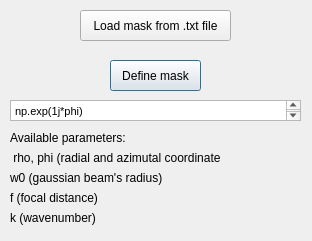
<?xml version="1.0" encoding="UTF-8"?>
<ui version="4.0">
 <class>Dialog</class>
 <widget class="QDialog" name="Dialog">
  <property name="geometry">
   <rect>
    <x>0</x>
    <y>0</y>
    <width>312</width>
    <height>241</height>
   </rect>
  </property>
  <property name="windowTitle">
   <string>Define mask</string>
  </property>
  <widget class="QLabel" name="label_2">
   <property name="geometry">
    <rect>
     <x>10</x>
     <y>150</y>
     <width>211</width>
     <height>16</height>
    </rect>
   </property>
   <property name="text">
    <string> rho, phi (radial and azimutal coordinates)</string>
   </property>
  </widget>
  <widget class="QLabel" name="label_3">
   <property name="geometry">
    <rect>
     <x>10</x>
     <y>130</y>
     <width>161</width>
     <height>16</height>
    </rect>
   </property>
   <property name="text">
    <string>Available parameters:</string>
   </property>
  </widget>
  <widget class="QLabel" name="label_4">
   <property name="geometry">
    <rect>
     <x>10</x>
     <y>170</y>
     <width>181</width>
     <height>16</height>
    </rect>
   </property>
   <property name="text">
    <string>w0 (gaussian beam's radius)</string>
   </property>
  </widget>
  <widget class="QLabel" name="label_5">
   <property name="geometry">
    <rect>
     <x>10</x>
     <y>190</y>
     <width>131</width>
     <height>16</height>
    </rect>
   </property>
   <property name="text">
    <string>f (focal distance)</string>
   </property>
  </widget>
  <widget class="QLabel" name="label_6">
   <property name="geometry">
    <rect>
     <x>10</x>
     <y>210</y>
     <width>101</width>
     <height>16</height>
    </rect>
   </property>
   <property name="text">
    <string>k (wavenumber)</string>
   </property>
  </widget>
  <widget class="QTextEdit" name="textEdit">
   <property name="geometry">
    <rect>
     <x>10</x>
     <y>100</y>
     <width>291</width>
     <height>21</height>
    </rect>
   </property>
   <property name="html">
    <string>&lt;!DOCTYPE HTML PUBLIC &quot;-//W3C//DTD HTML 4.0//EN&quot; &quot;http://www.w3.org/TR/REC-html40/strict.dtd&quot;&gt;
&lt;html&gt;&lt;head&gt;&lt;meta name=&quot;qrichtext&quot; content=&quot;1&quot; /&gt;&lt;style type=&quot;text/css&quot;&gt;
p, li { white-space: pre-wrap; }
&lt;/style&gt;&lt;/head&gt;&lt;body style=&quot; font-family:'MS Shell Dlg 2'; font-size:8.25pt; font-weight:400; font-style:normal;&quot;&gt;
&lt;p style=&quot; margin-top:0px; margin-bottom:0px; margin-left:0px; margin-right:0px; -qt-block-indent:0; text-indent:0px;&quot;&gt;np.exp(1j*phi)&lt;/p&gt;&lt;/body&gt;&lt;/html&gt;</string>
   </property>
  </widget>
  <widget class="QPushButton" name="pushButton">
   <property name="geometry">
    <rect>
     <x>110</x>
     <y>60</y>
     <width>91</width>
     <height>31</height>
    </rect>
   </property>
   <property name="text">
    <string>Define mask</string>
   </property>
  </widget>
  <widget class="QPushButton" name="pushButton_2">
   <property name="geometry">
    <rect>
     <x>80</x>
     <y>10</y>
     <width>151</width>
     <height>31</height>
    </rect>
   </property>
   <property name="text">
    <string>Load mask from .txt file</string>
   </property>
  </widget>
 </widget>
 <resources/>
 <connections/>
</ui>
